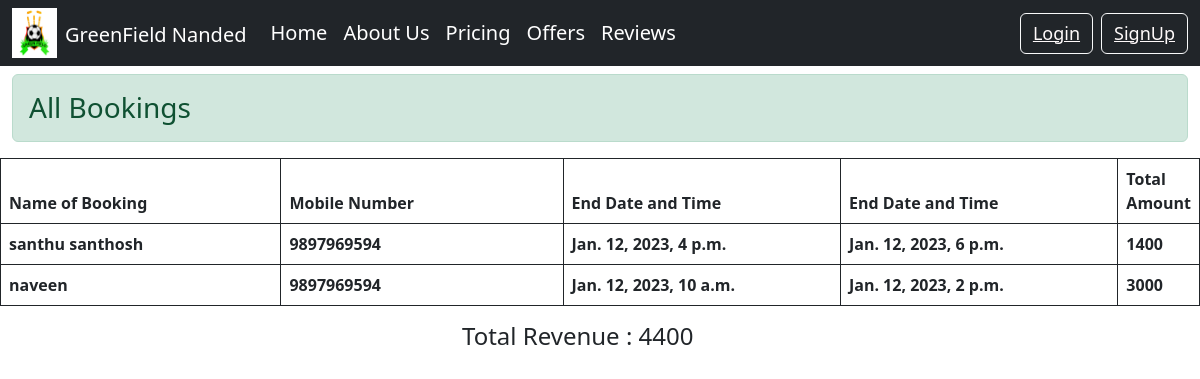
/all_bookings, run on the app's committed database.
### account/models.py (models this page shows, shortened)
class Slot_booking(models.Model):
    phone = models.CharField(max_length=10)
    name = models.CharField(max_length=50)
    start_time = models.DateTimeField()
    end_time = models.DateTimeField()
    total = models.IntegerField()

### account/views.py (the view)
# urls.py: path('all_bookings',views.all_bookings, name='all_bookings'),
def all_bookings(request):
    all_bookings = Slot_booking.objects.all().order_by('-start_time')
    context = {}
    total_income = 0
    context['all_booking'] = all_bookings
    for i in all_bookings :
        total_income += i.total
    context['income'] = total_income
    return render(request,'all_bookings.html',context)

### templates/all_bookings.html (shortened to what this page needs)
{% extends 'base.html' %}
{% block body %}
<div class="container-fluid">
    <div class='row'>
        <div class='col-md-12 mt-2' >
            <h3 class = 'alert alert-success'>All Bookings</h3>
        </div>
        <table class="table table-bordered border-dark">
            <thead>
                <tr>
                    <th class="col-md-3"><b>Name of Booking</b></th>
                    <th class="col-md-3"><b>Mobile Number</b></th>
                    <th class="col-md-3"><b>End Date and Time</b></th>
                    <th class="col-md-3"><b>End Date and Time</b></th>
                    <th class="col-md-3"><b>Total Amount</b></th>
                </tr>
            </thead>
            <tbody>
                {% for b in all_booking %}
                <tr>
                    <td><b>{{b.name}}</b></td>
                    <td><b>{{b.phone}}</b></td>
                    <td><b>{{b.start_time}}</b></td>
                    <td><b>{{b.end_time}}</b></td>
                    <td><b>{{b.total}}</b></td>
                </tr>
                {% endfor %}
            </tbody>
        </table>
        <div class="container col-md-3">
            <h4>Total Revenue : {{income}}</h4>
        </div>
    </div>
</div>
{% endblock body %}

### templates/base.html (shortened to what this page needs)
<!doctype html>
<html lang="en">
  <head>
    <link href="https://cdn.jsdelivr.net/npm/bootstrap@5.2.2/dist/css/bootstrap.min.css" rel="stylesheet">
  </head>
  <body>
    <nav class="navbar navbar-expand-lg navbar-dark bg-dark">
        <div class="container-fluid">
            {% load static %} <img src="{% static 'logo.jpg' %}" alt="Logo" width="45" height="50" class="d-inline-block align-text-top me-md-2">
            <div class = 'nav-logo'>
                <a class="navbar-brand" href="/">GreenField Nanded</a>
            </div>
          <div class="collapse navbar-collapse" id="navbarSupportedContent">
            <ul class="navbar-nav me-auto mb-2 mb-lg-0">
              <li class="nav-item">
                <a class="nav-link active" aria-current="page" href="/">Home</a>
              </li>
              <li class="nav-item">
                <a class="nav-link active" href="/about_us">About Us</a>
              </li>
              <li class="nav-item">
                <a class="nav-link active" href="/pricing">Pricing</a>
              </li>
              <li class="nav-item">
                <a class="nav-link active" href="/equipment">Offers</a>
              </li>
              <li class="nav-item">
                <a class="nav-link active" href="/ratings">Reviews</a>
              </li>
            </ul>
            {% if user.is_authenticated %}
            <div class="nav-button">
              <button type="submit" class="btn btn-outline-light me-md-2"><a href='/Logout'>Logout</a></button>
              {% else %}
              <button type="button" class="btn btn-outline-light me-md-2"><a class="nav-button active" href="/Login">Login</a></button>
              <button type="button" class="btn btn-outline-light"><a class="nav-button active" href="/SignUp">SignUp</a></button>
              {% endif %}
            </div>
          </div>
      </nav>
{% block body %}{% endblock body %}
  </body>
</html>

### templates/base.html (style rules this page uses)
* { text-decoration:none; }
.nav-logo { font-size : 25px; }
.nav-link { font-size : 20px; }
.nav-button { color : snow; font-size : 18px; }

### data on the page
Slot_booking: name "santhu santhosh", phone "9897969594", start_time "Jan. 12, 2023, 4 p.m.", end_time "Jan. 12, 2023, 6 p.m.", total "1400"
Slot_booking: name "naveen", phone "9897969594", start_time "Jan. 12, 2023, 10 a.m.", end_time "Jan. 12, 2023, 2 p.m.", total "3000"

### other printed values
{{ income }} "4400"
